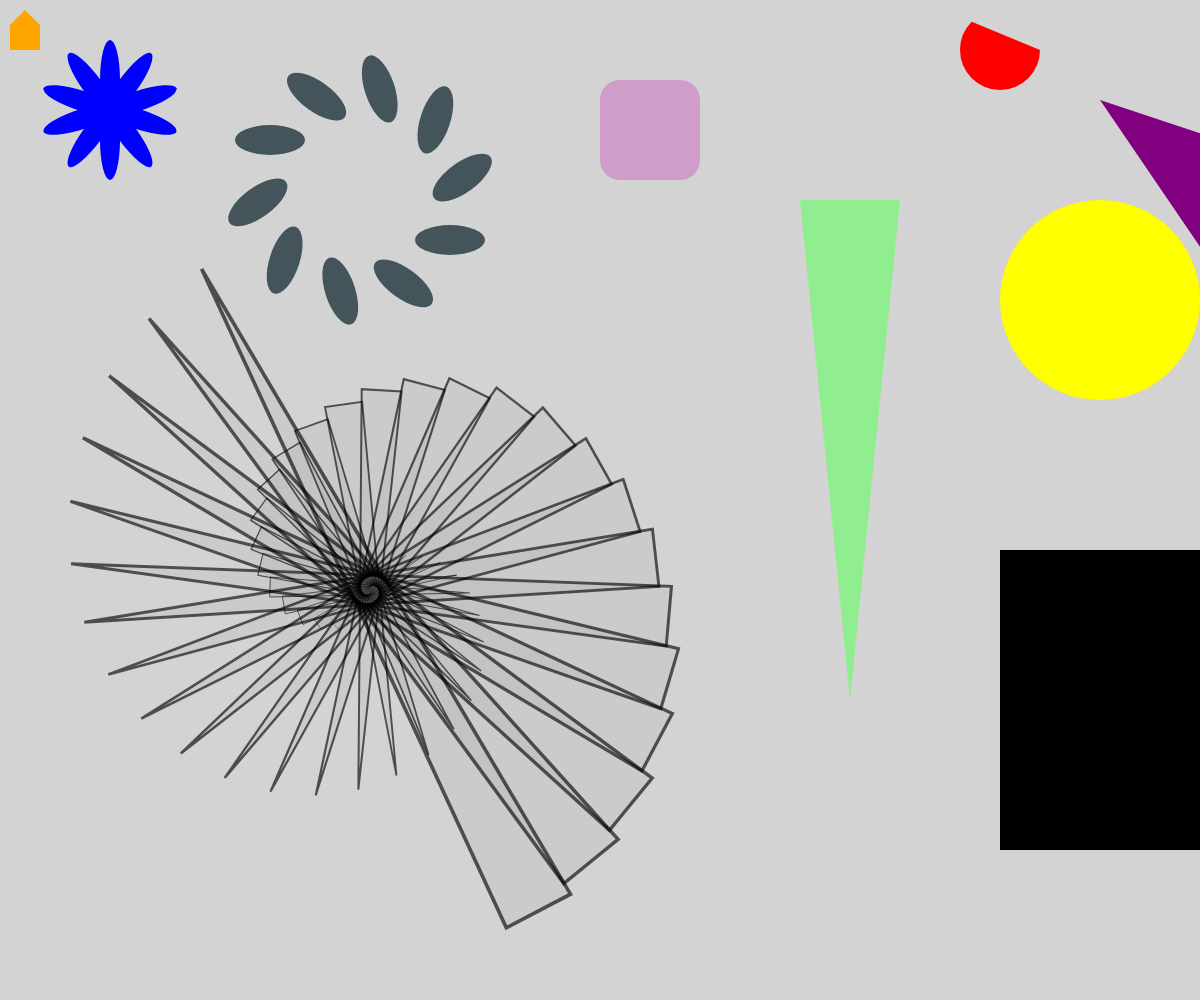
Frame 1 (no input)
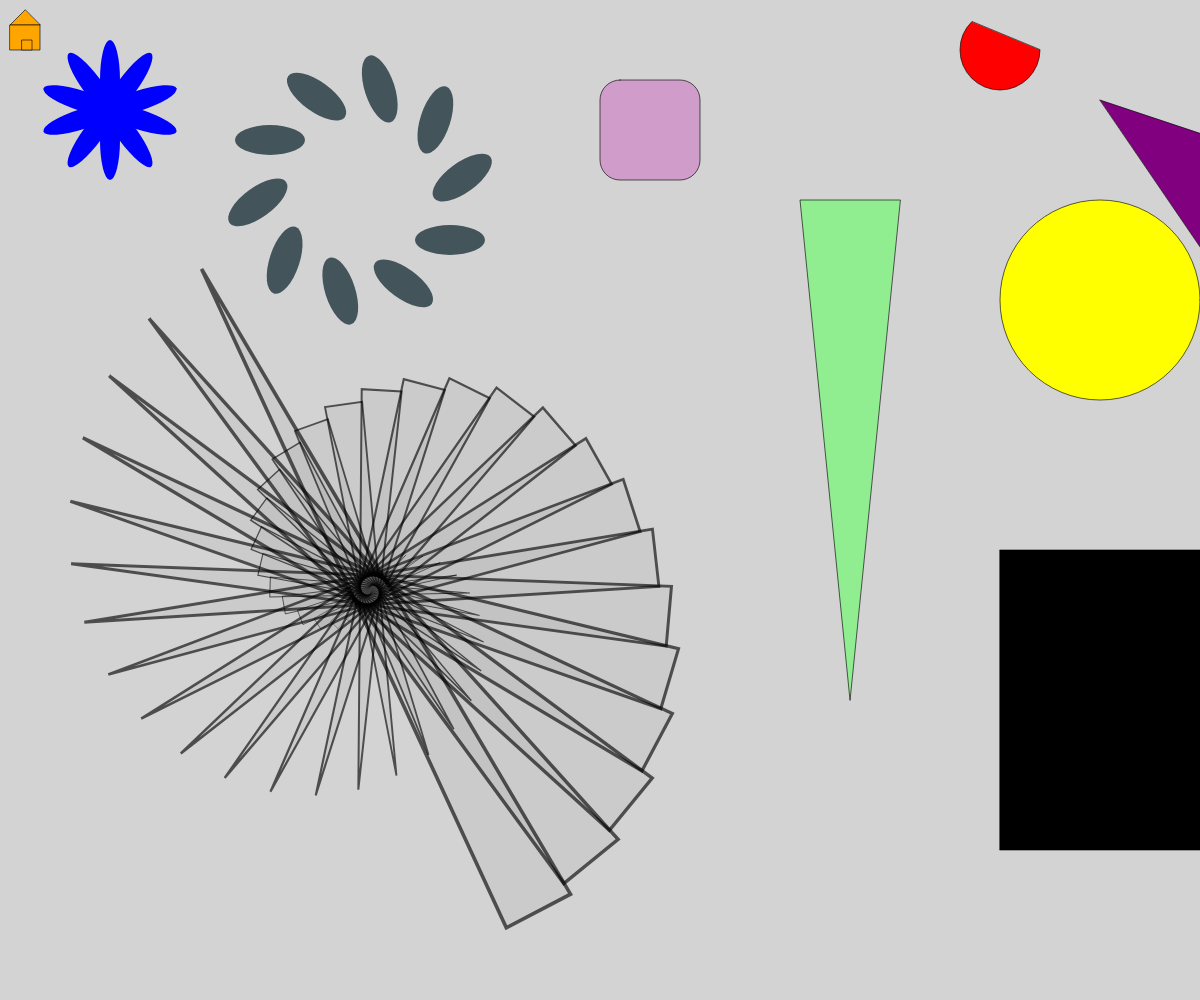
Frame 60 (no input)
Frame 120 (the mouse pressed at the canvas centre since frame 60): identical to frame 60, image omitted

The p5.js sketch that drew these frames (run headless with seeded random() and noise() and a simulated clock; from frame 60 on, the mouse is pressed at the canvas centre):

// p5.js sketch
// ── sketch.js

// Setup code goes here
function setup() {
  createCanvas(windowWidth, windowHeight);
  noStroke();
  textSize(40); //font size of our text
  textAlign(CENTER); //align of the text
  //rectMode(CENTER);
 }


// Draw code goes here
function draw() {
  background(211, 211, 211); //color of the background
  fill(0); //color of the text
  //text("Alex Kowalczuk", 200, 40); //our text
  fill(204, 101, 192, 127);
  rect(600, 80, 100, 100, 20);

  fill('lightgreen');
  triangle(900, 200, 800, 200, 850, 700); 

  fill('red');
  arc(1000, 50, 80, 80, 0, PI + QUARTER_PI, CHORD);

  fill('yellow');
  circle(1100, 300, 200);

  fill('purple');
  quad(1100, 100, 1400, 200, 1300, 450, 1400, 540, 1100, 700);

  fill('black');
  square(1000, 550, 300);


  drawHouse();


  flower();

  weird();

  picasso();

}


function drawHouse() {
	fill('orange');
	translate(10, 10);
	triangle(15, 0, 0, 15, 30, 15);
	rect(0, 15, 30, 25);
	rect(12, 30, 10, 10);
}

function flower() {
  fill('blue');	
  translate(100, 100);
  noStroke();
  for (let i = 0; i < 10; i ++) {
    ellipse(0, 30, 20, 80);
    rotate(PI/5);
  }
}

function weird() {
	translate(250, 80);
	noStroke();
	for (let x = 0; x < 10; x ++) {
		fill(67,84,90);
		// x y width height 
		ellipse(90, 50, 70, 30);
		rotate(PI/5);
	}
}


function picasso(){
	fill(0, 10);
	stroke(0, 160);
	
	translate(10, 400);
	
	for (var i=0; i < 30; i++) {
		push();
		rotate(i / 5.0);
		scale(i / 8.0);
		triangle(0, -100, -10, 100, 10, 100);
		pop();
	}
}
